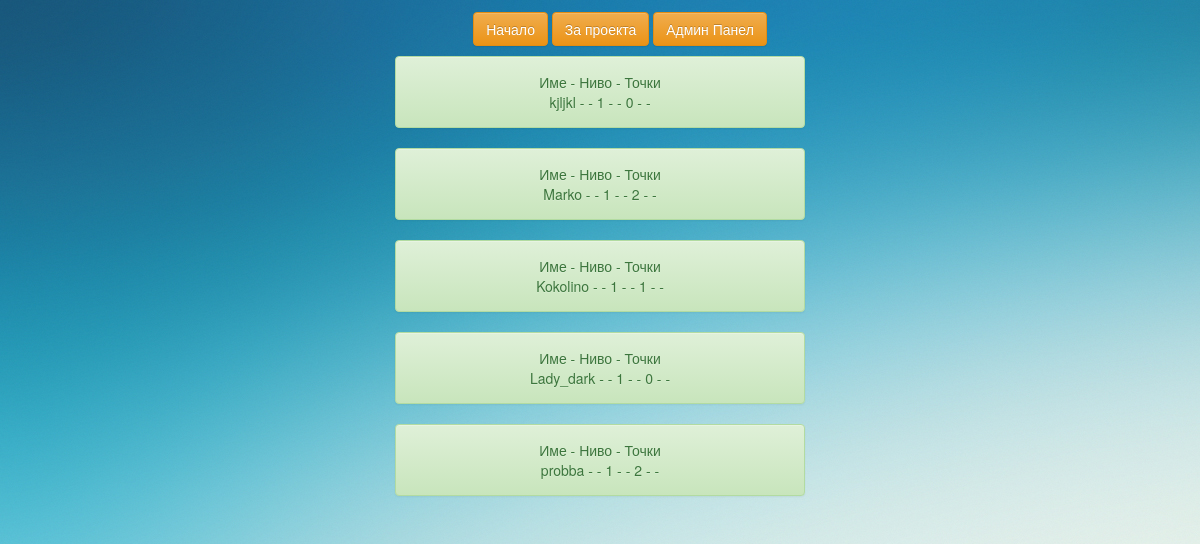
The app's page /project_31_mart/read_score.php with its own data.
### tables this page shows
CREATE TABLE `scoreboard` (
  `id_score` int(11) NOT NULL,
  `user_name` varchar(100) NOT NULL,
  `lvl` int(11) NOT NULL,
  `score` int(11) NOT NULL,
  `date_deleted` date DEFAULT NULL
);

### project_31_mart/read_score.php (the view, shortened to what this page needs)
<?php
include_once('includes/header.php');
	?>
<?php
$conn = mysqli_connect('localhost', 'root', '', 'math');
$read_query = 	"SELECT user_name,lvl,score FROM scoreboard WHERE date_deleted is null and lvl = 1 ";
$read_result = mysqli_query($conn, $read_query);
	if (mysqli_num_rows($read_result) > 0) {
		while($row = mysqli_fetch_assoc($read_result)){
        echo "<div class='row'>
	<div class='alert alert-success col-xs-4
		col-xs-offset-4 text-center'>";
        echo "<p>Име - Ниво - Точки</p>";
		foreach ($row as $value) {
			echo $value." - "." - ";
		}
		echo "</div></div>";
	}
}

### project_31_mart/css/style.css (style rules this page uses)
body,html,div { margin:0; padding: 0; }
body { background-image: url(img/bg_index.jpg); background-repeat: ; }

### records on screen
scoreboard: user_name "kjljkl", lvl "1", score "0"
scoreboard: user_name "Marko", lvl "1", score "2"
scoreboard: user_name "Kokolino", value "1"
scoreboard: user_name "Lady_dark", lvl "1", score "0"
scoreboard: user_name "probba", lvl "1", score "2"
